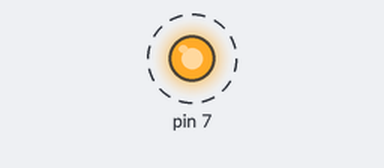
A sketch run on a simulated Arduino Uno, built with avr-gcc and run on an emulated ATmega328P. Shown: output pins drawn as LEDs (lit = HIGH). Dashed ring = blinking. At 1.9 s the program stops and its outputs stay as they are.

Above: at 1.05 s.
Timing chart, 0 to 3.4 s (numbered marks = the images above):
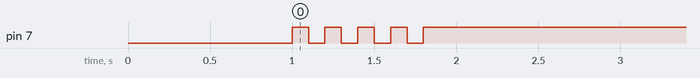

The sketch:

05_practice_2.ino
```cpp
void setup() {
  pinMode(7,OUTPUT);
  digitalWrite(7, LOW);
  delay(1000);
}
void loop(){
  digitalWrite(7, 1);
  delay(100);
  digitalWrite(7, 0);
  delay(100);
  digitalWrite(7, 1);
  delay(100);
  digitalWrite(7, 0);
  delay(100);
  digitalWrite(7, 1);
  delay(100);
  digitalWrite(7, 0);
  delay(100);
  digitalWrite(7, 1);
  delay(100);
  digitalWrite(7, 0);
  delay(100);
  digitalWrite(7, 1);
  delay(100);
  while(1){}
}
```

Measured:
- by itself, pin 7: alternates HIGH for 0.10 s and LOW for 0.10 s, 9 changes in all, then stays HIGH
